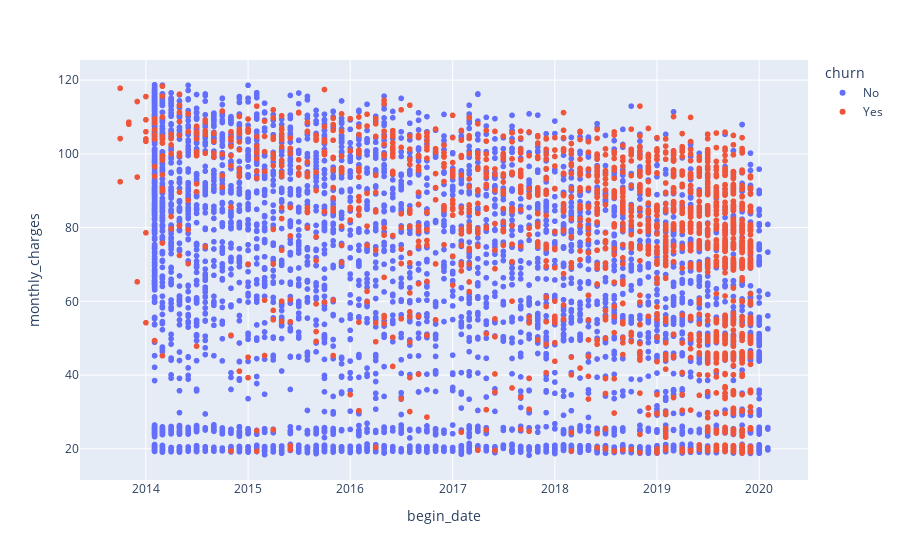

Notebook source saved alongside this figure:
### Markdown cell above
Check how numerical features affect by churn rate - target

### Code cell
px.scatter(
    data_frame=df_merged.replace(to_replace={0:'No', 1:'Yes'}),
    x='begin_date', y='monthly_charges', color='churn'
)

### Figure 1 — Plotly figure (JSON) as saved in the notebook; plotly's stock layout.template omitted (floating-point values rounded to 4 significant figures; data arrays with more than 128 entries replaced by an {"elided": "..."} marker saying what was removed)
{"data": [{"hovertemplate": "churn=No<br>begin_date=%{x}<br>monthly_charges=%{y}<extra></extra>", "legendgroup": "No", "marker": {"color": "#636efa", "symbol": "circle"}, "mode": "markers", "name": "No", "showlegend": true, "type": "scattergl", "x": {"elided": "5174 str values"}, "xaxis": "x", "y": {"elided": "5174 float values"}, "yaxis": "y"}, {"hovertemplate": "churn=Yes<br>begin_date=%{x}<br>monthly_charges=%{y}<extra></extra>", "legendgroup": "Yes", "marker": {"color": "#EF553B", "symbol": "circle"}, "mode": "markers", "name": "Yes", "showlegend": true, "type": "scattergl", "x": {"elided": "1869 str values"}, "xaxis": "x", "y": {"elided": "1869 float values"}, "yaxis": "y"}], "layout": {"legend": {"title": {"text": "churn"}, "tracegroupgap": 0}, "margin": {"t": 60}, "xaxis": {"anchor": "y", "domain": [0, 1], "title": {"text": "begin_date"}}, "yaxis": {"anchor": "x", "domain": [0, 1], "title": {"text": "monthly_charges"}}}}
